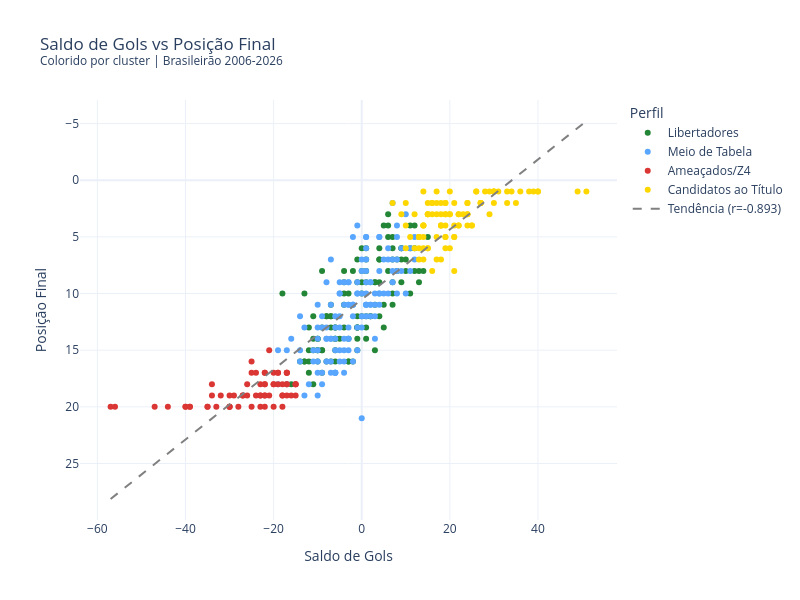

The notebook cell saved with this chart:
### Code cell
# === GRÁFICO 7: SCATTER CORRELAÇÕES CHAVE ===
# Saldo de gols vs Posição Final (a correlação mais forte)

fig_sg = px.scatter(
    df_metricas, x='saldo_gols', y='posicao',
    color='perfil',
    color_discrete_map=cluster_colors,
    hover_data=['time', 'ano', 'pontos'],
    labels={'saldo_gols': 'Saldo de Gols', 'posicao': 'Posição Final',
            'perfil': 'Perfil'},
    title='Saldo de Gols vs Posição Final<br>'
          '<sup>Colorido por cluster | Brasileirão 2006-2026</sup>',
    width=800, height=600,
    template='plotly_white'
)

# Linha de tendência
slope, intercept, r_value, _, _ = sp_stats.linregress(df_metricas['saldo_gols'], df_metricas['posicao'])
x_range = np.linspace(df_metricas['saldo_gols'].min(), df_metricas['saldo_gols'].max(), 100)
fig_sg.add_trace(go.Scatter(
    x=x_range, y=slope * x_range + intercept,
    mode='lines', line=dict(color='gray', dash='dash'),
    name=f'Tendência (r={r_value:.3f})', showlegend=True
))

fig_sg.update_yaxes(autorange='reversed')
fig_sg.show()
path = '../charts/correlacao_saldo_posicao.html'
fig_sg.write_html(path, include_plotlyjs='cdn')

# Adiciona descrição estatística
_desc = "Dispersão do saldo de gols versus posição final, evidenciando a correlação linear negativa entre eficiência no saldo e classificação."
with open(path) as f:
    html = f.read()
html = html.replace('<div>', f'<p style="text-align:center;color:#666;font-size:13px;font-family:sans-serif;margin:8px 0 0 0;">{_desc}</p>\n<div>', 1)
with open(path, 'w') as f:
    f.write(html)

print(f'r = {r_value:.3f} (p < 0.001)')
print('Gráfico exportado: charts/correlacao_saldo_posicao.html')

### Figure 1 — Plotly figure (JSON) as saved in the notebook; plotly's stock layout.template omitted (floating-point values rounded to 4 significant figures; data arrays with more than 128 entries replaced by an {"elided": "..."} marker saying what was removed)
{"data": [{"customdata": {"elided": "112x3 mixed values"}, "hovertemplate": "Perfil=Libertadores<br>Saldo de Gols=%{x}<br>Posição Final=%{y}<br>time=%{customdata[0]}<br>ano=%{customdata[1]}<br>pontos=%{customdata[2]}<extra></extra>", "legendgroup": "Libertadores", "marker": {"color": "#238636", "symbol": "circle"}, "mode": "markers", "name": "Libertadores", "orientation": "v", "showlegend": true, "type": "scatter", "x": [-1, 2, 7, 8, -10, 14, -10, -12, 7, 7, 1, 12, 4, 15, 1, 6, -13, 5, 3, 1, -1, 11, -9, -11, 7, 7, 1, 10, 1, -10, -9, -16, -1, 9, 7, -6, -4, -12, 5, -7, -1, 0, -6, -6, -12, -9, 12, 13, 0, 5, -10, 3, -3, 12, -8, 0, 11, 10, -7, -4, -7, 6, -14, 4, -1, 4, -11, 6, -8, 9, 6, 11, -4, -1, -4, -6, -2, 3, 2, -2, -3, -1, -12, -8, -4, 1, -18, -11, 3, 1, 9, -9, 0, -10, 13, 8, -3, -1, 4, -7, 0, 9, -6, -11, -13, -7, 4, -9, -3, -13, -6, -5], "xaxis": "x", "y": [13, 12, 10, 7, 15, 8, 14, 16, 5, 6, 12, 8, 9, 5, 13, 3, 16, 11, 15, 7, 14, 10, 13, 12, 7, 9, 14, 8, 6, 16, 15, 18, 7, 6, 11, 15, 10, 17, 4, 16, 9, 12, 13, 16, 13, 15, 6, 8, 9, 13, 15, 9, 16, 4, 12, 10, 6, 7, 13, 9, 12, 8, 16, 6, 15, 12, 18, 5, 12, 9, 4, 4, 11, 12, 8, 14, 16, 9, 12, 8, 14, 13, 15, 16, 13, 9, 10, 14, 11, 8, 6, 17, 6, 14, 9, 8, 16, 13, 7, 12, 8, 7, 14, 15, 10, 11, 7, 8, 10, 16, 13, 14], "yaxis": "y"}, {"customdata": {"elided": "130x3 mixed values"}, "hovertemplate": "Perfil=Meio de Tabela<br>Saldo de Gols=%{x}<br>Posição Final=%{y}<br>time=%{customdata[0]}<br>ano=%{customdata[1]}<br>pontos=%{customdata[2]}<extra></extra>", "legendgroup": "Meio de Tabela", "marker": {"color": "#58a6ff", "symbol": "circle"}, "mode": "markers", "name": "Meio de Tabela", "orientation": "v", "showlegend": true, "type": "scatter", "x": {"elided": "130 int values"}, "xaxis": "x", "y": {"elided": "130 int values"}, "yaxis": "y"}, {"customdata": {"elided": "64x3 mixed values"}, "hovertemplate": "Perfil=Ameaçados/Z4<br>Saldo de Gols=%{x}<br>Posição Final=%{y}<br>time=%{customdata[0]}<br>ano=%{customdata[1]}<br>pontos=%{customdata[2]}<extra></extra>", "legendgroup": "Ameaçados/Z4", "marker": {"color": "#da3633", "symbol": "circle"}, "mode": "markers", "name": "Ameaçados/Z4", "orientation": "v", "showlegend": true, "type": "scatter", "x": [-23, -20, -35, -16, -56, -22, -22, -24, -30, -22, -23, -15, -23, -27, -25, -20, -18, -17, -30, -17, -30, -33, -15, -17, -57, -18, -17, -28, -25, -17, -22, -22, -26, -35, -20, -24, -18, -15, -39, -22, -27, -44, -34, -21, -19, -30, -23, -22, -19, -40, -18, -26, -21, -40, -39, -32, -17, -25, -29, -19, -20, -15, -34, -47], "xaxis": "x", "y": [18, 17, 20, 19, 20, 18, 19, 17, 20, 19, 19, 18, 20, 19, 20, 18, 19, 17, 20, 18, 19, 20, 18, 17, 20, 19, 19, 20, 16, 17, 17, 20, 18, 20, 18, 19, 20, 19, 20, 17, 19, 20, 18, 19, 17, 20, 19, 18, 17, 20, 18, 19, 15, 20, 20, 19, 18, 17, 19, 18, 20, 18, 19, 20], "yaxis": "y"}, {"customdata": {"elided": "95x3 mixed values"}, "hovertemplate": "Perfil=Candidatos ao Título<br>Saldo de Gols=%{x}<br>Posição Final=%{y}<br>time=%{customdata[0]}<br>ano=%{customdata[1]}<br>pontos=%{customdata[2]}<extra></extra>", "legendgroup": "Candidatos ao Título", "marker": {"color": "#ffd700", "symbol": "circle"}, "mode": "markers", "name": "Candidatos ao Título", "orientation": "v", "showlegend": true, "type": "scatter", "x": [19, 16, 22, 34, 18, 10, 36, 15, 19, 24, 10, 30, 14, 21, 21, 13, 15, 24, 15, 26, 25, 17, 16, 9, 14, 17, 27, 12, 28, 23, 22, 16, 14, 40, 13, 13, 18, 29, 19, 12, 19, 18, 40, 20, 18, 15, 17, 30, 24, 20, 19, 16, 17, 13, 30, 21, 22, 38, 19, 49, 25, 29, 27, 19, 18, 13, 15, 26, 14, 18, 33, 35, 15, 21, 22, 27, 39, 20, 21, 14, 14, 7, 31, 30, 19, 14, 17, 27, 10, 20, 24, 51, 11, 24, 33], "xaxis": "x", "y": [3, 2, 4, 1, 4, 2, 1, 3, 5, 2, 4, 1, 1, 8, 2, 5, 3, 3, 2, 1, 4, 1, 8, 3, 5, 2, 2, 6, 1, 3, 4, 3, 4, 1, 7, 5, 4, 1, 6, 3, 2, 2, 1, 3, 7, 6, 3, 1, 2, 1, 4, 2, 7, 6, 2, 4, 3, 1, 5, 1, 4, 3, 2, 2, 3, 5, 6, 1, 7, 4, 1, 2, 3, 5, 3, 2, 1, 3, 5, 6, 4, 2, 1, 1, 3, 4, 5, 2, 6, 6, 3, 1, 5, 4, 2], "yaxis": "y"}, {"line": {"color": "gray", "dash": "dash"}, "mode": "lines", "name": "Tendência (r=-0.893)", "showlegend": true, "type": "scatter", "x": [-57.0, -55.91, -54.82, -53.73, -52.64, -51.55, -50.45, -49.36, -48.27, -47.18, -46.09, -45.0, -43.91, -42.82, -41.73, -40.64, -39.55, -38.45, -37.36, -36.27, -35.18, -34.09, -33.0, -31.91, -30.82, -29.73, -28.64, -27.55, -26.45, -25.36, -24.27, -23.18, -22.09, -21.0, -19.91, -18.82, -17.73, -16.64, -15.55, -14.45, -13.36, -12.27, -11.18, -10.09, -9.0, -7.909, -6.818, -5.727, -4.636, -3.545, -2.455, -1.364, -0.2727, 0.8182, 1.909, 3.0, 4.091, 5.182, 6.273, 7.364, 8.455, 9.545, 10.64, 11.73, 12.82, 13.91, 15.0, 16.09, 17.18, 18.27, 19.36, 20.45, 21.55, 22.64, 23.73, 24.82, 25.91, 27.0, 28.09, 29.18, 30.27, 31.36, 32.45, 33.55, 34.64, 35.73, 36.82, 37.91, 39.0, 40.09, 41.18, 42.27, 43.36, 44.45, 45.55, 46.64, 47.73, 48.82, 49.91, 51.0], "y": [28.13, 27.8, 27.46, 27.12, 26.79, 26.45, 26.11, 25.77, 25.44, 25.1, 24.76, 24.43, 24.09, 23.75, 23.42, 23.08, 22.74, 22.4, 22.07, 21.73, 21.39, 21.06, 20.72, 20.38, 20.05, 19.71, 19.37, 19.03, 18.7, 18.36, 18.02, 17.69, 17.35, 17.01, 16.68, 16.34, 16.0, 15.66, 15.33, 14.99, 14.65, 14.32, 13.98, 13.64, 13.31, 12.97, 12.63, 12.3, 11.96, 11.62, 11.28, 10.95, 10.61, 10.27, 9.936, 9.6, 9.263, 8.926, 8.589, 8.252, 7.915, 7.578, 7.241, 6.904, 6.567, 6.23, 5.893, 5.556, 5.219, 4.882, 4.545, 4.208, 3.871, 3.534, 3.197, 2.86, 2.523, 2.186, 1.849, 1.512, 1.175, 0.8383, 0.5013, 0.1643, -0.1726, -0.5096, -0.8466, -1.184, -1.521, -1.858, -2.194, -2.531, -2.868, -3.205, -3.542, -3.879, -4.216, -4.553, -4.89, -5.227]}], "layout": {"height": 600, "legend": {"title": {"text": "Perfil"}, "tracegroupgap": 0}, "title": {"text": "Saldo de Gols vs Posição Final<br><sup>Colorido por cluster | Brasileirão 2006-2026</sup>"}, "width": 800, "xaxis": {"anchor": "y", "domain": [0.0, 1.0], "title": {"text": "Saldo de Gols"}}, "yaxis": {"anchor": "x", "autorange": "reversed", "domain": [0.0, 1.0], "title": {"text": "Posição Final"}}}}
